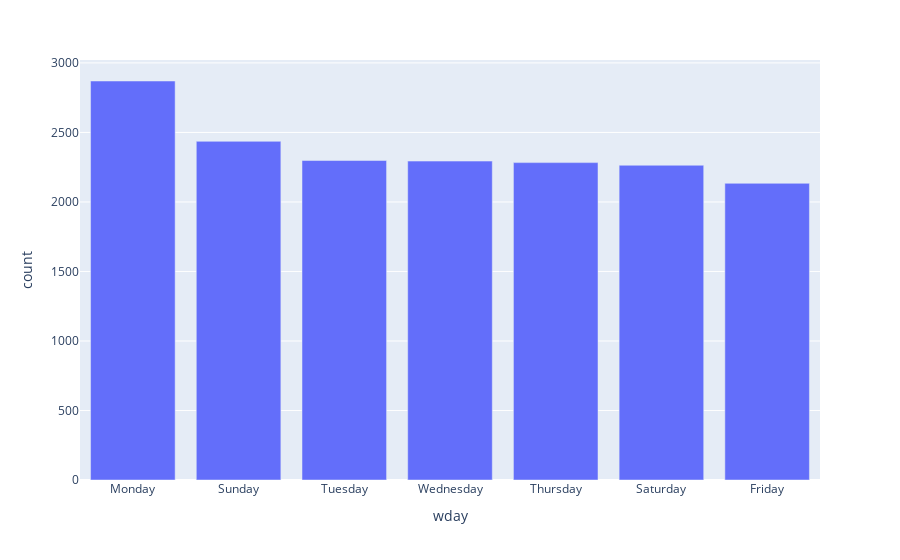

Notebook code for this chart:
### Code cell
draw_bar_chart('wday')

### Figure 1 — Plotly figure (JSON) as saved in the notebook; plotly's stock layout.template omitted (floating-point values rounded to 4 significant figures)
{"data": [{"alignmentgroup": "True", "hovertemplate": "wday=%{x}<br>count=%{y}<extra></extra>", "legendgroup": "", "marker": {"color": "#636efa", "pattern": {"shape": ""}}, "name": "", "offsetgroup": "", "orientation": "v", "showlegend": false, "textposition": "auto", "type": "bar", "x": ["Monday", "Sunday", "Tuesday", "Wednesday", "Thursday", "Saturday", "Friday"], "xaxis": "x", "y": [2870, 2436, 2298, 2294, 2283, 2264, 2134], "yaxis": "y"}], "layout": {"barmode": "relative", "legend": {"tracegroupgap": 0}, "margin": {"t": 60}, "xaxis": {"anchor": "y", "domain": [0, 1], "title": {"text": "wday"}}, "yaxis": {"anchor": "x", "domain": [0, 1], "title": {"text": "count"}}}}
